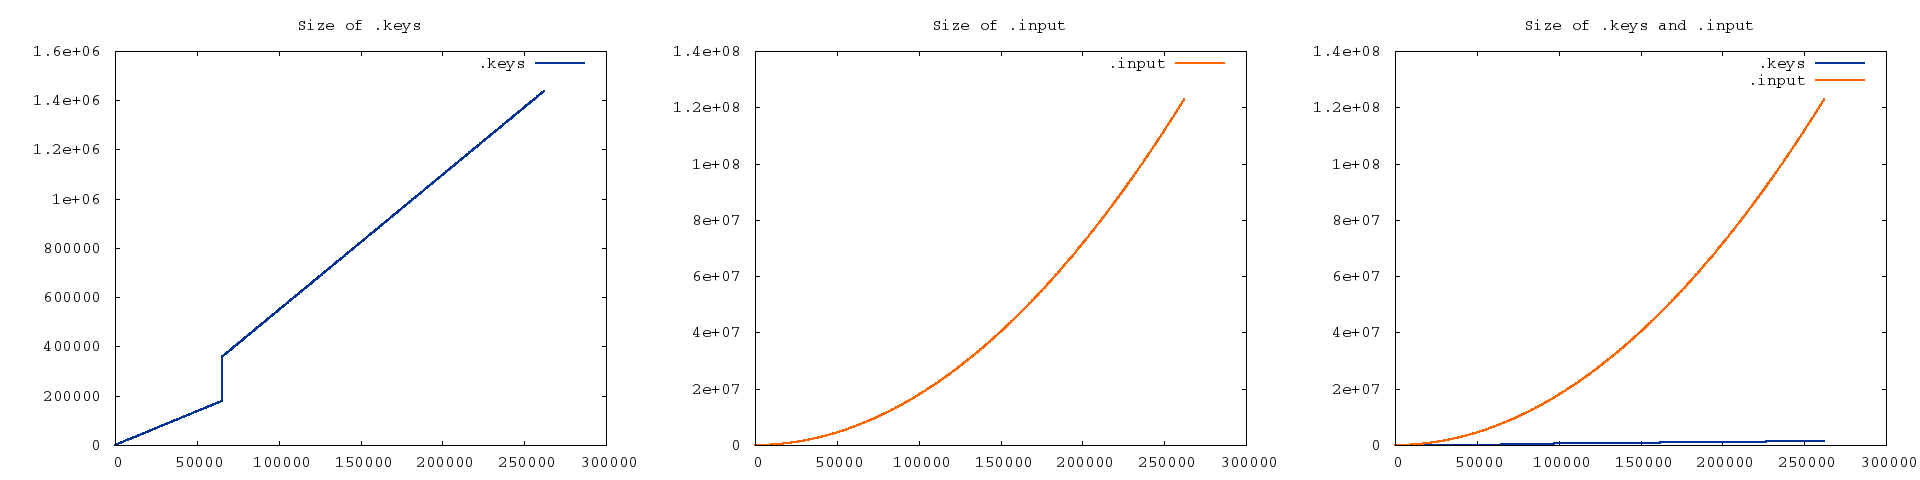

Generate this figure with gnuplot:
set terminal png font "Courier,mono"


set output 'input.png'
set title "Size of .input"
plot "points_1_1024" using 2:3 lc rgb '#ff6600' lw 2 with lines title ".input"

set output 'keys.png'
set title "Size of .keys"
plot "points_1_1024" using 2:4 lc rgb '#003399' lw 2 with lines title ".keys"

set output 'input_keys.png'
set title "Size of .keys and .input"
plot "points_1_1024" using 2:4 lc rgb '#003399' lw 2 with lines title ".keys", \
     "points_1_1024" using 2:3 lc rgb '#ff6600' lw 2 with lines title ".input"

